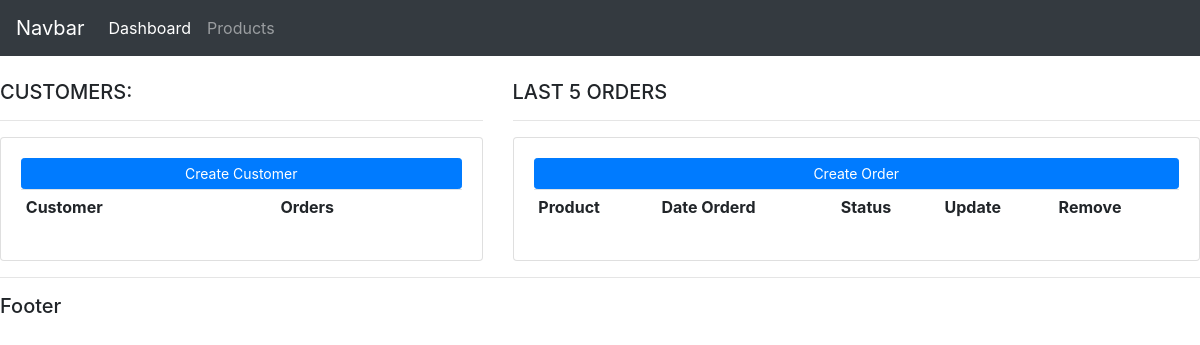
Before: / with the older database file.
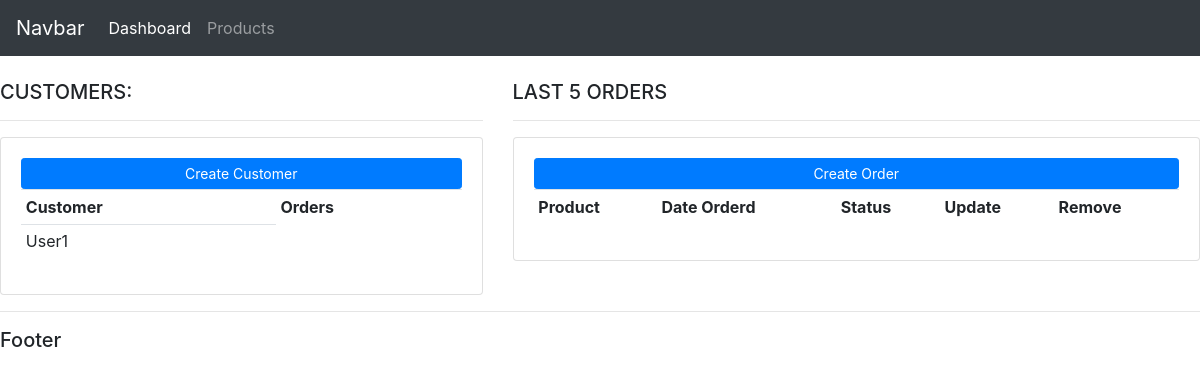
After: the same page with the newer database file.
### accounts/models.py (models this page shows, shortened)
class Customer(models.Model):
    name = models.CharField(max_length=200, null=True)
    phone = models.CharField(max_length=200, null=True)
    email = models.CharField(max_length=200, null=True)

### accounts/views.py (the view)
# urls.py: path('', views.home),
def home(request):
    customers = Customer.objects.all()
    context = {'customers':customers}
    return render(request, 'accounts/dashboard.html', context)

### accounts/templates/accounts/dashboard.html
{% extends 'accounts/main.html' %}
{% block content %}
<br>
<div class="row">
	<div class="col-md-5">
		<h5>CUSTOMERS:</h5>
		<hr>
		<div class="card card-body">
			<a class="btn btn-primary  btn-sm btn-block" href="">Create Customer</a>
			<table class="table table-sm">
				<tr>
					<th>Customer</th>
					<th>Orders</th>
				</tr>
                {% for customer in customers %}
                <tr>
                    <td>{{ customer.name }}</td>
                </tr>
                {% endfor %}
			</table>
		</div>
	</div>
	<div class="col-md-7">
		<h5>LAST 5 ORDERS</h5>
		<hr>
		<div class="card card-body">
			<a class="btn btn-primary  btn-sm btn-block" href="">Create Order</a>
			<table class="table table-sm">
				<tr>
					<th>Product</th>
					<th>Date Orderd</th>
					<th>Status</th>
					<th>Update</th>
					<th>Remove</th>
				</tr>
			</table>
		</div>
	</div>
</div>
{% endblock %}

### accounts/templates/accounts/main.html (shortened to what this page needs)
<!DOCTYPE html>
<html>
    <head>
        <link rel="stylesheet" href="https://stackpath.bootstrapcdn.com/bootstrap/4.3.1/css/bootstrap.min.css">
    </head>
    <body>
        {% include 'accounts/navbar.html' %}
        {% block content %}
        {% endblock %}
        <hr>
        <h5>Footer</h5>
    </body>
</html>

### accounts/templates/accounts/navbar.html (shortened to what this page needs)
<nav class="navbar navbar-expand-lg navbar-dark bg-dark">
    <a class="navbar-brand" href="#">Navbar</a>
    <div class="collapse navbar-collapse" id="navbarNav">
      <ul class="navbar-nav">
        <li class="nav-item active">
          <a class="nav-link" href="#">Dashboard</a>
        </li>
        <li class="nav-item">
          <a class="nav-link" href="#">Products</a>
        </li>
      </ul>
    </div>
  </nav>

Changed rows visible on the page:
added Customer: name "User1"
